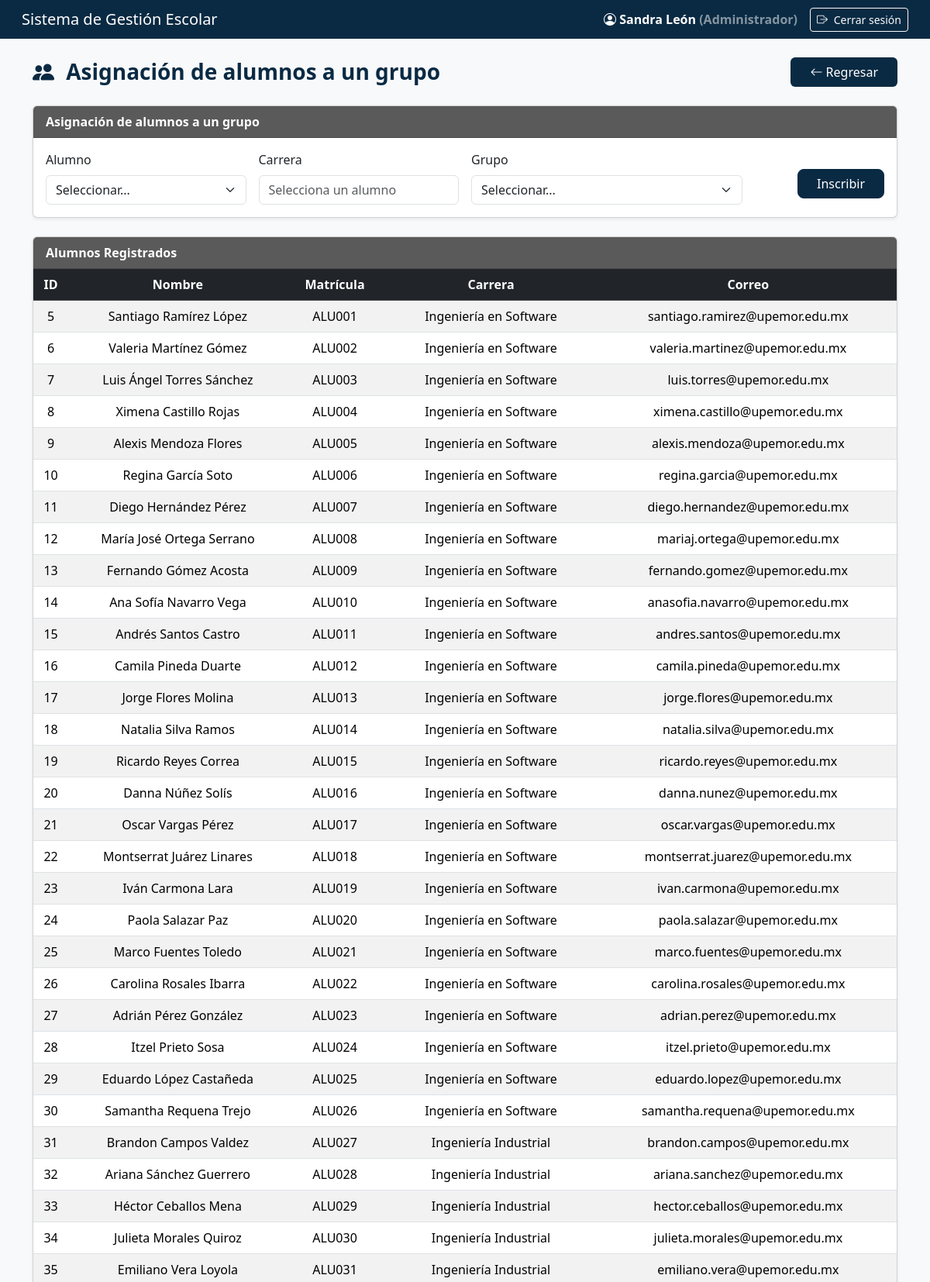
The page /app/views/alumnosView.php (signed in, upper part) on the database its author committed.
### tables this page shows
CREATE TABLE `alumnos` (
  `idAlumno` int(11) NOT NULL AUTO_INCREMENT,
  `idUsuario` int(11) NOT NULL,
  `idCarrera` int(11) DEFAULT NULL,
  PRIMARY KEY (`idAlumno`),
  KEY `idUsuario` (`idUsuario`),
  KEY `idCarrera` (`idCarrera`),
  CONSTRAINT `alumnos_ibfk_1` FOREIGN KEY (`idUsuario`) REFERENCES `usuarios` (`idUsuario`) ON DELETE CASCADE ON UPDATE CASCADE,
  CONSTRAINT `alumnos_ibfk_2` FOREIGN KEY (`idCarrera`) REFERENCES `carreras` (`idCarrera`) ON DELETE SET NULL ON UPDATE CASCADE
);

CREATE TABLE `usuarios` (
  `idUsuario` int(11) NOT NULL AUTO_INCREMENT,
  `matricula` varchar(20) NOT NULL,
  `nombres` varchar(100) NOT NULL,
  `apePaterno` varchar(50) NOT NULL,
  `apeMaterno` varchar(50) DEFAULT NULL,
  `sexo` enum('Masculino','Femenino') NOT NULL,
  `fechaNacimiento` date NOT NULL,
  `correo` varchar(100) NOT NULL,
  `contrasena` varchar(255) NOT NULL,
  `rol` enum('Administrador','Docente','Alumno','Administrativo') NOT NULL,
  `activo` tinyint(1) DEFAULT 1,
  PRIMARY KEY (`idUsuario`),
  UNIQUE KEY `matricula` (`matricula`),
  UNIQUE KEY `correo` (`correo`)
);

CREATE TABLE `carreras` (
  `idCarrera` int(11) NOT NULL AUTO_INCREMENT,
  `nombreCarrera` varchar(100) NOT NULL,
  `claveCarrera` varchar(20) NOT NULL,
  `descripcion` text DEFAULT NULL,
  PRIMARY KEY (`idCarrera`),
  UNIQUE KEY `nombreCarrera` (`nombreCarrera`),
  UNIQUE KEY `claveCarrera` (`claveCarrera`)
);

### app/models/alumnoModel.php (called while the page is built, shortened)
<?php
    class AlumnoModel {
        private $connection;
        public function __construct($connection) {
            $this->connection = $connection;
        }
        public function obtenerAlumnos() {
            $sql = "SELECT
                        a.idAlumno,
                        u.matricula,
                        CONCAT(u.nombres,' ',u.apePaterno,' ',IFNULL(u.apeMaterno,'')) AS nombreCompleto,
                        c.nombreCarrera,
                        c.idCarrera,
                        u.correo
                    FROM alumnos a
                    INNER JOIN usuarios u ON a.idUsuario = u.idUsuario
                    LEFT JOIN carreras c ON a.idCarrera = c.idCarrera
                    ORDER BY a.idAlumno ASC";
            return $this->connection->query($sql);
        }
    }
?>

### app/views/alumnosView.php (the view, shortened to what this page needs)
<?php
$rolUsuario = $_SESSION['usuario']['rol'];
$nombreUsuario = $_SESSION['usuario']['nombre'];
require_once __DIR__ . '/../../config/db_connection.php';
require_once __DIR__ . '/../../app/models/alumnoModel.php';
$model = new AlumnoModel($connection);
$alumnos       = $model->obtenerAlumnos();
?>
<!DOCTYPE html>
<html lang="es">
<head>
  <link href="https://cdn.jsdelivr.net/npm/bootstrap@5.3.3/dist/css/bootstrap.min.css" rel="stylesheet">
  <link rel="stylesheet" href="https://cdn.jsdelivr.net/npm/bootstrap-icons@1.11.3/font/bootstrap-icons.css">
</head>
<body>
<nav class="navbar navbar-expand-lg navbar-dark px-3">
  <div class="container-fluid d-flex justify-content-between align-items-center">
    <span class="navbar-brand h5 mb-0 text-white">Sistema de Gestión Escolar</span>
    <div class="d-flex align-items-center">
      <div class="text-white fw-semibold me-3">
        <i class="bi bi-person-circle"></i>
        <?= htmlspecialchars($nombreUsuario) ?>
        <span class="text-white-50">(<?= htmlspecialchars($rolUsuario) ?>)</span>
      </div>
      <a href="<?= BASE_URL ?>index.php?action=logout" class="btn btn-outline-light btn-sm">
        <i class="bi bi-box-arrow-right me-1"></i> Cerrar sesión
      </a>
    </div>
  </div>
</nav>
<div class="container mt-4 mb-5">
  <div class="d-flex justify-content-between align-items-center mb-4">
    <h3 class="titulo-pagina m-0">
        <i class="bi bi-people-fill me-2"></i> Asignación de alumnos a un grupo
    </h3>
    <a href="<?= BASE_URL ?>index.php?action=dashboard"
       class="btn btn-regresar px-4">
        <i class="bi bi-arrow-left"></i> Regresar
    </a>
</div>
  <div class="card mb-4 shadow-sm">
    <div class="card-header fw-semibold">Asignación de alumnos a un grupo</div>
    <div class="card-body">
      <form method="POST" action="<?= BASE_URL ?>index.php?action=inscribirAlumno" class="row g-3">
        <div class="col-md-3">
          <label class="form-label">Alumno</label>
          <select name="idAlumno" id="idAlumno" class="form-select" required>
            <option value="">Seleccionar...</option>
          </select>
        </div>
        <div class="col-md-3">
          <label class="form-label">Carrera</label>
          <input type="text" id="carreraAlumno" class="form-control" readonly placeholder="Selecciona un alumno">
        </div>
        <div class="col-md-4">
          <label class="form-label">Grupo</label>
          <select name="idGrupo" id="idGrupo" class="form-select" required>
            <option value="">Seleccionar...</option>
          </select>
        </div>
        <div class="col-md-2 text-end">
          <button type="submit" name="inscribir" class="btn btn-institucional mt-4 px-4">Inscribir</button>
        </div>
      </form>
    </div>
  </div>
  <div class="card shadow-sm">
    <div class="card-header fw-semibold">Alumnos Registrados</div>
    <div class="card-body p-0">
      <table class="table table-striped mb-0 text-center align-middle">
        <thead class="table-dark">
          <tr>
            <th>ID</th>
            <th>Nombre</th>
            <th>Matrícula</th>
            <th>Carrera</th>
            <th>Correo</th>
          </tr>
        </thead>
        <tbody>
          <?php $alumnos->data_seek(0); while ($a = $alumnos->fetch_assoc()): ?>
          <tr>
            <td><?= $a['idAlumno'] ?></td>
            <td><?= htmlspecialchars($a['nombreCompleto']) ?></td>
            <td><?= htmlspecialchars($a['matricula']) ?></td>
            <td><?= htmlspecialchars($a['nombreCarrera']) ?></td>
            <td><?= htmlspecialchars($a['correo']) ?></td>
          </tr>
          <?php endwhile; ?>
        </tbody>
      </table>
    </div>
  </div>
</div>
</body>
</html>

### app/views/alumnosView.php (style rules this page uses)
body { background:#f8f9fa; min-height:100vh; display:flex; flex-direction:column; }
.navbar, footer { background:#0A2A43 !important; }
.card-header { background:#5a5a5a; color:#fff; }
.btn-institucional { background:#0A2A43 !important; color:white !important; border:1px solid #0A2A43 !important; border-radius:8px; }
.titulo-pagina { color: #0A2A43; font-weight: 700; }
.btn-regresar { background: #0A2A43; color: #fff; font-weight: 500; border-radius: 6px; }

### rows shown on the page
alumnos: idAlumno "5", nombreCompleto "Santiago Ramírez López", idUsuario.matricula "ALU001", idCarrera.nombreCarrera "Ingeniería en Software", idUsuario.correo "santiago.ramirez@upemor.edu.mx"
alumnos: idAlumno "6", nombreCompleto "Valeria Martínez Gómez", idUsuario.matricula "ALU002", idCarrera.nombreCarrera "Ingeniería en Software", idUsuario.correo "valeria.martinez@upemor.edu.mx"
alumnos: idAlumno "7", nombreCompleto "Luis Ángel Torres Sánchez", idUsuario.matricula "ALU003", idCarrera.nombreCarrera "Ingeniería en Software", idUsuario.correo "luis.torres@upemor.edu.mx"
alumnos: idAlumno "8", nombreCompleto "Ximena Castillo Rojas", idUsuario.matricula "ALU004", idCarrera.nombreCarrera "Ingeniería en Software", idUsuario.correo "ximena.castillo@upemor.edu.mx"
alumnos: idAlumno "9", nombreCompleto "Alexis Mendoza Flores", idUsuario.matricula "ALU005", idCarrera.nombreCarrera "Ingeniería en Software", idUsuario.correo "alexis.mendoza@upemor.edu.mx"
alumnos: idAlumno "10", nombreCompleto "Regina García Soto", idUsuario.matricula "ALU006", idCarrera.nombreCarrera "Ingeniería en Software", idUsuario.correo "regina.garcia@upemor.edu.mx"
alumnos: idAlumno "11", nombreCompleto "Diego Hernández Pérez", idUsuario.matricula "ALU007", idCarrera.nombreCarrera "Ingeniería en Software", idUsuario.correo "diego.hernandez@upemor.edu.mx"
alumnos: idAlumno "12", nombreCompleto "María José Ortega Serrano", idUsuario.matricula "ALU008", idCarrera.nombreCarrera "Ingeniería en Software", idUsuario.correo "mariaj.ortega@upemor.edu.mx"
alumnos: idAlumno "13", nombreCompleto "Fernando Gómez Acosta", idUsuario.matricula "ALU009", idCarrera.nombreCarrera "Ingeniería en Software", idUsuario.correo "fernando.gomez@upemor.edu.mx"
alumnos: idAlumno "14", nombreCompleto "Ana Sofía Navarro Vega", idUsuario.matricula "ALU010", idCarrera.nombreCarrera "Ingeniería en Software", idUsuario.correo "anasofia.navarro@upemor.edu.mx"
alumnos: idAlumno "15", nombreCompleto "Andrés Santos Castro", idUsuario.matricula "ALU011", idCarrera.nombreCarrera "Ingeniería en Software", idUsuario.correo "andres.santos@upemor.edu.mx"
alumnos: idAlumno "16", nombreCompleto "Camila Pineda Duarte", idUsuario.matricula "ALU012", idCarrera.nombreCarrera "Ingeniería en Software", idUsuario.correo "camila.pineda@upemor.edu.mx"
alumnos: idAlumno "17", nombreCompleto "Jorge Flores Molina", idUsuario.matricula "ALU013", idCarrera.nombreCarrera "Ingeniería en Software", idUsuario.correo "jorge.flores@upemor.edu.mx"
alumnos: idAlumno "18", nombreCompleto "Natalia Silva Ramos", idUsuario.matricula "ALU014", idCarrera.nombreCarrera "Ingeniería en Software", idUsuario.correo "natalia.silva@upemor.edu.mx"
alumnos: idAlumno "19", nombreCompleto "Ricardo Reyes Correa", idUsuario.matricula "ALU015", idCarrera.nombreCarrera "Ingeniería en Software", idUsuario.correo "ricardo.reyes@upemor.edu.mx"
alumnos: idAlumno "20", nombreCompleto "Danna Núñez Solís", idUsuario.matricula "ALU016", idCarrera.nombreCarrera "Ingeniería en Software", idUsuario.correo "danna.nunez@upemor.edu.mx"
alumnos: idAlumno "21", nombreCompleto "Oscar Vargas Pérez", idUsuario.matricula "ALU017", idCarrera.nombreCarrera "Ingeniería en Software", idUsuario.correo "oscar.vargas@upemor.edu.mx"
alumnos: idAlumno "22", nombreCompleto "Montserrat Juárez Linares", idUsuario.matricula "ALU018", idCarrera.nombreCarrera "Ingeniería en Software", idUsuario.correo "montserrat.juarez@upemor.edu.mx"
alumnos: idAlumno "23", nombreCompleto "Iván Carmona Lara", idUsuario.matricula "ALU019", idCarrera.nombreCarrera "Ingeniería en Software", idUsuario.correo "ivan.carmona@upemor.edu.mx"
alumnos: idAlumno "24", nombreCompleto "Paola Salazar Paz", idUsuario.matricula "ALU020", idCarrera.nombreCarrera "Ingeniería en Software", idUsuario.correo "paola.salazar@upemor.edu.mx"
alumnos: idAlumno "25", nombreCompleto "Marco Fuentes Toledo", idUsuario.matricula "ALU021", idCarrera.nombreCarrera "Ingeniería en Software", idUsuario.correo "marco.fuentes@upemor.edu.mx"
alumnos: idAlumno "26", nombreCompleto "Carolina Rosales Ibarra", idUsuario.matricula "ALU022", idCarrera.nombreCarrera "Ingeniería en Software", idUsuario.correo "carolina.rosales@upemor.edu.mx"
alumnos: idAlumno "27", nombreCompleto "Adrián Pérez González", idUsuario.matricula "ALU023", idCarrera.nombreCarrera "Ingeniería en Software", idUsuario.correo "adrian.perez@upemor.edu.mx"
alumnos: idAlumno "28", nombreCompleto "Itzel Prieto Sosa", idUsuario.matricula "ALU024", idCarrera.nombreCarrera "Ingeniería en Software", idUsuario.correo "itzel.prieto@upemor.edu.mx"
alumnos: idAlumno "29", nombreCompleto "Eduardo López Castañeda", idUsuario.matricula "ALU025", idCarrera.nombreCarrera "Ingeniería en Software", idUsuario.correo "eduardo.lopez@upemor.edu.mx"
alumnos: idAlumno "30", nombreCompleto "Samantha Requena Trejo", idUsuario.matricula "ALU026", idCarrera.nombreCarrera "Ingeniería en Software", idUsuario.correo "samantha.requena@upemor.edu.mx"
alumnos: idAlumno "31", nombreCompleto "Brandon Campos Valdez", idUsuario.matricula "ALU027", idCarrera.nombreCarrera "Ingeniería Industrial", idUsuario.correo "brandon.campos@upemor.edu.mx"
alumnos: idAlumno "32", nombreCompleto "Ariana Sánchez Guerrero", idUsuario.matricula "ALU028", idCarrera.nombreCarrera "Ingeniería Industrial", idUsuario.correo "ariana.sanchez@upemor.edu.mx"
alumnos: idAlumno "33", nombreCompleto "Héctor Ceballos Mena", idUsuario.matricula "ALU029", idCarrera.nombreCarrera "Ingeniería Industrial", idUsuario.correo "hector.ceballos@upemor.edu.mx"
alumnos: idAlumno "34", nombreCompleto "Julieta Morales Quiroz", idUsuario.matricula "ALU030", idCarrera.nombreCarrera "Ingeniería Industrial", idUsuario.correo "julieta.morales@upemor.edu.mx"
alumnos: idAlumno "35", nombreCompleto "Emiliano Vera Loyola", idUsuario.matricula "ALU031", idCarrera.nombreCarrera "Ingeniería Industrial", idUsuario.correo "emiliano.vera@upemor.edu.mx"

### other values the page prints
$nombreUsuario "Sandra León"
$rolUsuario "Administrador"
